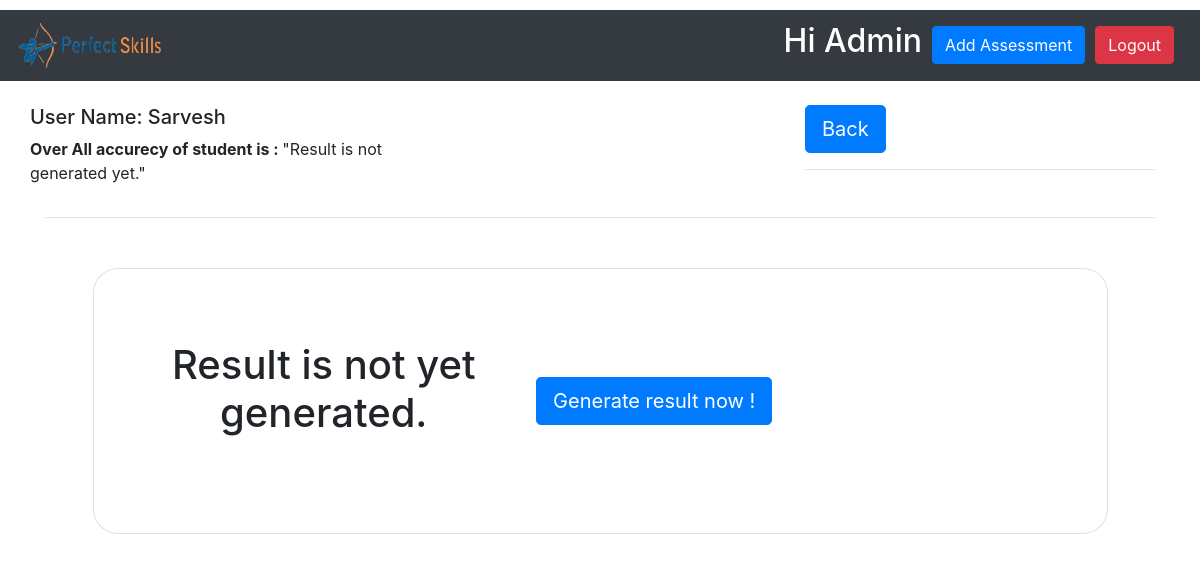
/administration/detail/Sarvesh/ Demo/tmOnR/ (signed in), run on the app's committed database.
### assessments/models.py (models this page shows, shortened)
class submission_status(models.Model):
        user_name = models.CharField(max_length=255,null=True)
        assessment_name = models.CharField(max_length=300,null=True)
        identi = models.CharField(max_length=300,null=True,default="None")
        final_result = models.IntegerField(null=True,default=0)
        submissionstatus = models.BooleanField(default=False)

### administration/views.py (the view)
# urls.py: path('detail/<str:user_name>/<str:assessment_name>/<str:identi>/',detail_view, name='detail_view'),
@staff_member_required
@login_required(login_url='login')
def detail_view(request, user_name, assessment_name, identi):
    url = settings. MEDIA_URL
    sub_status = submission_status.objects.filter(
        user_name=user_name, assessment_name=assessment_name, identi=identi)
    data = videoAns.objects.filter(
        user_name=user_name, assessment_name=assessment_name, identi=identi)
    return render(request, 'detail.html', {'data': data,'sub_status': sub_status,'url': url, 'user_name': user_name,})

### templates/detail.html (shortened to what this page needs)
{% extends 'base.html' %}
{% load static %}
{% block content %}
<section>
    <br>
    <div class="container">
        <div class="row">
            <div class="col-md-4">
                <div class="row">
                    <h5>User Name: {{ user_name }}</h5>
                </div>
                <div class="row">
                    {% for i in sub_status %}
                    {% if i.final_result %}
                    <p> <span style="font-weight: bold;">Over All accurecy of student is : </span> {{ i.final_result }}%
                    </p>
                    {% else %}
                    <p> <span style="font-weight: bold;">Over All accurecy of student is : </span> "Result is not
                        generated yet."</p>
                    {% endif %}
                    {% endfor %}
                </div>
            </div>
            <div class="col-md-4"></div>
            <div class="col-md-4">
                <a class="btn btn-primary btn-lg" href="#" id="back-button">Back</a>
                <hr>
            </div>
        </div>
        <hr>
    </div>
    {% for i in sub_status %}
    {% if i.final_result %}
    {% for item in data %}
    <div class="container h-100" style="margin-top: 5px;">
        <div class="row">
            <div class="col-md-5">
                <video width="100%" height="60%" controls>
                    <source src="{{ url }}{{ item.videoAns }}" type="video/webm">
                </video>
            </div>
            <div class="col-md-7">
                <row>
                    <p> <span style="font-weight: bold;"> Question {{ forloop.counter }} : </span></Question>
                        {{ item.question_id.quostion }}</p>
                    <p> <span style="font-weight: bold;">Stored Answer : </span>{{ item.question_id.correctanswer }}</p>
                    <p> <span style="font-weight: bold;">Recorded Answer :</span>
                        {{ item.trasnscript }}
                    </p>
                    <row>
                        <div class="card-header" style="margin-top: 5px;text-align: center;">
                            Accuracy of Answer is: {{ item.answer_accurecy }} %
                        </div>
                        <br>
                    </row>
                </row>
                <hr>
            </div>
        </div>
    </div>
    {% endfor %}
    {% else %}
    <section class="vh-100" style="background-color: rgb(255, 255, 255);margin-top: 50px;">
        <div class="container h-100" style="margin-top: 5px;">
            <div class="row d-flex justify-content-center align-items-center h-100">
                <div class="col-lg-12 col-xl-11">
                    <div class="card text-black" style="border-radius: 25px;">
                        <div class="card-body p-md-5">
                            <div class="row justify-content-center">
                                <div class="col-md-10 col-lg-6 col-xl-5 order-2 order-lg-1">
                                    <p class="text-center h1 fw-bold mb-5 mx-1 mx-md-4 mt-4" id="generate">Result is not yet generated.</p>
                                </div>
                                <div class="col-md-10 col-lg-6 col-xl-7 d-flex align-items-center order-1 order-lg-2">
                                    <form method="POST" id="formresult" action="{% url 'run_task' %}">
                                        <button class="btn btn-primary btn-lg btn-block" id="run-task-button" type="submit">Generate result now !</button>
                                    </form>
                                </div>
                            </div>
                        </div>
                    </div>
                </div>
            </div>
        </div>
    </section>
    {% endif %}
    {% endfor %}
</section>
{% endblock %}

### data on the page
submission_status: shows "Over All accurecy of student is :", final_result "\"Result is not generated yet.\""

### other printed values
{{ user_name }} "Sarvesh"
